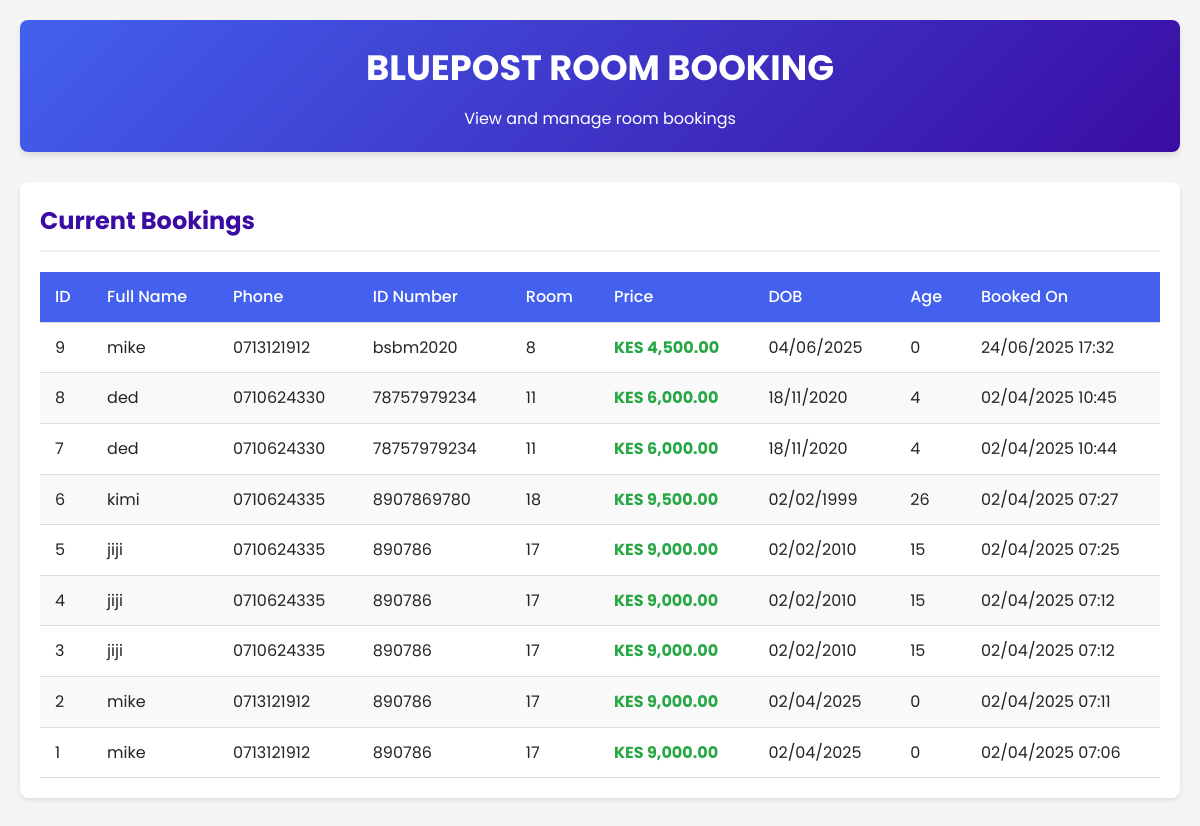
The page /tms/room_booking.php on the database its author committed.
### tables this page shows
CREATE TABLE `rooms` (
  `id` int(11) NOT NULL,
  `full_names` varchar(100) NOT NULL,
  `phone_number` varchar(20) NOT NULL,
  `id_number` varchar(20) NOT NULL,
  `room_number` int(11) NOT NULL,
  `room_price` decimal(10,2) NOT NULL,
  `date_of_birth` date NOT NULL,
  `age` int(11) NOT NULL,
  `created_at` timestamp NOT NULL DEFAULT current_timestamp() ON UPDATE current_timestamp()
);

### tms/room_booking.php (the view, shortened to what this page needs)
<?php
$servername = "localhost";
$username = "root";
$password = "";
$dbname = "tms";
$conn = new mysqli($servername, $username, $password, $dbname);
$bookings = [];
$sql = "SELECT * FROM rooms ORDER BY created_at DESC";
$result = $conn->query($sql);
if ($result->num_rows > 0) {
    while($row = $result->fetch_assoc()) {
        $bookings[] = $row;
    }
}
?>
<!DOCTYPE html>
<html lang="en">
<head>
</head>
<body>
    <div class="container">
        <header>
            <h1>BLUEPOST ROOM BOOKING</h1>
            <p>View and manage room bookings</p>
        </header>
        <div class="bookings-container">
            <h2>Current Bookings</h2>
            <?php if (empty($bookings)): ?>
                <p>No bookings found.</p>
            <?php else: ?>
                <table>
                    <thead>
                        <tr>
                            <th>ID</th>
                            <th>Full Name</th>
                            <th>Phone</th>
                            <th>ID Number</th>
                            <th>Room</th>
                            <th>Price</th>
                            <th>DOB</th>
                            <th>Age</th>
                            <th>Booked On</th>
                        </tr>
                    </thead>
                    <tbody>
                        <?php foreach ($bookings as $booking): ?>
                            <tr>
                                <td><?php echo $booking['id']; ?></td>
                                <td><?php echo htmlspecialchars($booking['full_names']); ?></td>
                                <td><?php echo htmlspecialchars($booking['phone_number']); ?></td>
                                <td><?php echo htmlspecialchars($booking['id_number']); ?></td>
                                <td><?php echo $booking['room_number']; ?></td>
                                <td class="price">KES <?php echo number_format($booking['room_price'], 2); ?></td>
                                <td><?php echo date('d/m/Y', strtotime($booking['date_of_birth'])); ?></td>
                                <td><?php echo $booking['age']; ?></td>
                                <td><?php echo date('d/m/Y H:i', strtotime($booking['created_at'])); ?></td>
                            </tr>
                        <?php endforeach; ?>
                    </tbody>
                </table>
            <?php endif; ?>
        </div>
    </div>
</body>
</html>

### tms/room_booking.php (style rules this page uses)
:root { --primary: #4361ee; --secondary: #3a0ca3; --light: #f8f9fa; --dark: #212529; --success: #28a745; --danger: #dc3545; --warning: #fd7e14; }
* { margin: 0; padding: 0; box-sizing: border-box; font-family: 'Poppins', sans-serif; }
body { background-color: #f5f5f5; color: var(--dark); line-height: 1.6; }
.container { max-width: 1200px; margin: 0 auto; padding: 20px; }
header { background: linear-gradient(135deg, var(--primary), var(--secondary)); color: white; padding: 20px; border-radius: 8px; margin-bottom: 30px; text-align: center; box-shadow: 0 4px 6px rgba(0,0,0,0.1); }
h1 { font-size: 2.2rem; margin-bottom: 10px; }
.bookings-container { background: white; border-radius: 8px; padding: 20px; box-shadow: 0 2px 4px rgba(0,0,0,0.1); margin-bottom: 30px; overflow-x: auto; }
.bookings-container h2 { color: var(--secondary); margin-bottom: 20px; padding-bottom: 10px; border-bottom: 2px solid #eee; }
table { width: 100%; border-collapse: collapse; margin-top: 20px; }
th, td { padding: 12px 15px; text-align: left; border-bottom: 1px solid #ddd; }
th { background-color: var(--primary); color: white; font-weight: 500; }
tr:nth-child(even) { background-color: #f9f9f9; }
.price { font-weight: bold; color: var(--success); }

### rows shown on the page
rooms: id "9", full_names "mike", phone_number "0713121912", id_number "bsbm2020", room_number "8", room_price "4,500.00", date_of_birth "04/06/2025", age "0", created_at "24/06/2025 17:32"
rooms: id "8", full_names "ded", phone_number "0710624330", id_number "78757979234", room_number "11", room_price "6,000.00", date_of_birth "18/11/2020", age "4", created_at "02/04/2025 10:45"
rooms: id "7", full_names "ded", phone_number "0710624330", id_number "78757979234", room_number "11", room_price "6,000.00", date_of_birth "18/11/2020", age "4", created_at "02/04/2025 10:44"
rooms: id "6", full_names "kimi", phone_number "0710624335", id_number "8907869780", room_number "18", room_price "9,500.00", date_of_birth "02/02/1999", age "26", created_at "02/04/2025 07:27"
rooms: id "5", full_names "jiji", phone_number "0710624335", id_number "890786", room_number "17", room_price "9,000.00", date_of_birth "02/02/2010", age "15", created_at "02/04/2025 07:25"
rooms: id "4", full_names "jiji", phone_number "0710624335", id_number "890786", room_number "17", room_price "9,000.00", date_of_birth "02/02/2010", age "15", created_at "02/04/2025 07:12"
rooms: id "3", full_names "jiji", phone_number "0710624335", id_number "890786", room_number "17", room_price "9,000.00", date_of_birth "02/02/2010", age "15", created_at "02/04/2025 07:12"
rooms: id "2", full_names "mike", phone_number "0713121912", id_number "890786", room_number "17", room_price "9,000.00", date_of_birth "02/04/2025", age "0", created_at "02/04/2025 07:11"
rooms: id "1", full_names "mike", phone_number "0713121912", id_number "890786", room_number "17", room_price "9,000.00", date_of_birth "02/04/2025", age "0", created_at "02/04/2025 07:06"
